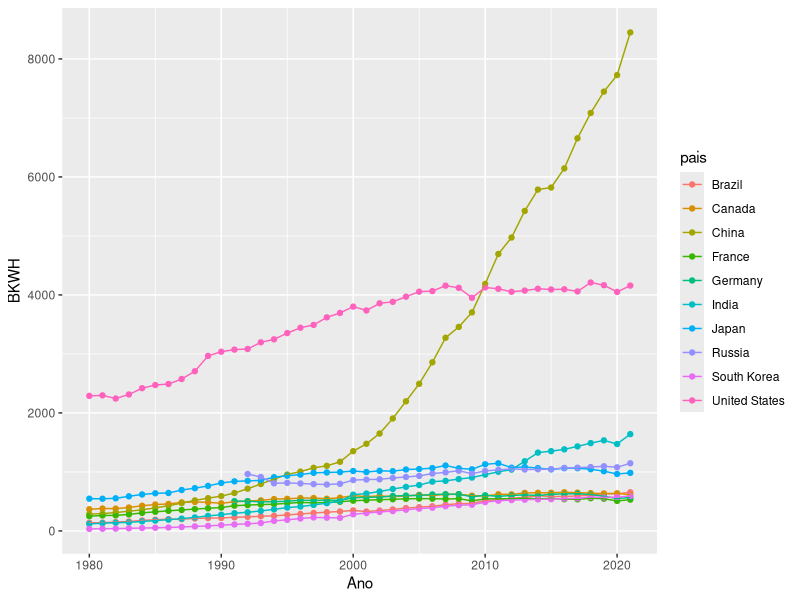

This figure's R source:
## ---- chunk 1
#| label: load-packages
#| message: false
#| context: setup
library(tidyverse)
# theme_set(theme_minimal(base_size = 12, base_family = "Atkinson Hyperlegible"))
## ---- chunk 2
#| label: carregando-dados
#| message: false
library(tidyverse)
data <- readxl::read_excel("data/ger_energ_40_30-04-24.xlsx", sheet="geracao_consumo")
data <- data %>% select(-tipo_geracao_bak)
## ---- chunk 3
#| title: Geração Top 10
d1 <- data %>% filter(tipo_geracao=="Geração", Ano==2021) 
d1 %>% arrange(desc(BKWH)) %>% head(10) %>% select(-tipo_geracao) %>% knitr::kable(label = "Geração")
## ---- chunk 4
#| title: Consumo Top 10
d1 <- data %>% filter(tipo_geracao=="Consumo", Ano==2021) 
d1 %>% arrange(desc(BKWH)) %>% head(10) %>% select(-tipo_geracao) %>% knitr::kable(label = "Consumo")
## ---- chunk 5
d1 <- data %>% filter(pais %in% c("China", "United States","India","Russia", "Japan", "Brazil", "Canada", "South Korea", "Germany", "France") & tipo_geracao=="Geração")
d1 %>% arrange(desc(BKWH)) %>% head(10) %>% select(-tipo_geracao)
d1 %>% ggplot(aes(x=Ano, y=BKWH, color=pais)) + geom_point() + geom_line()
